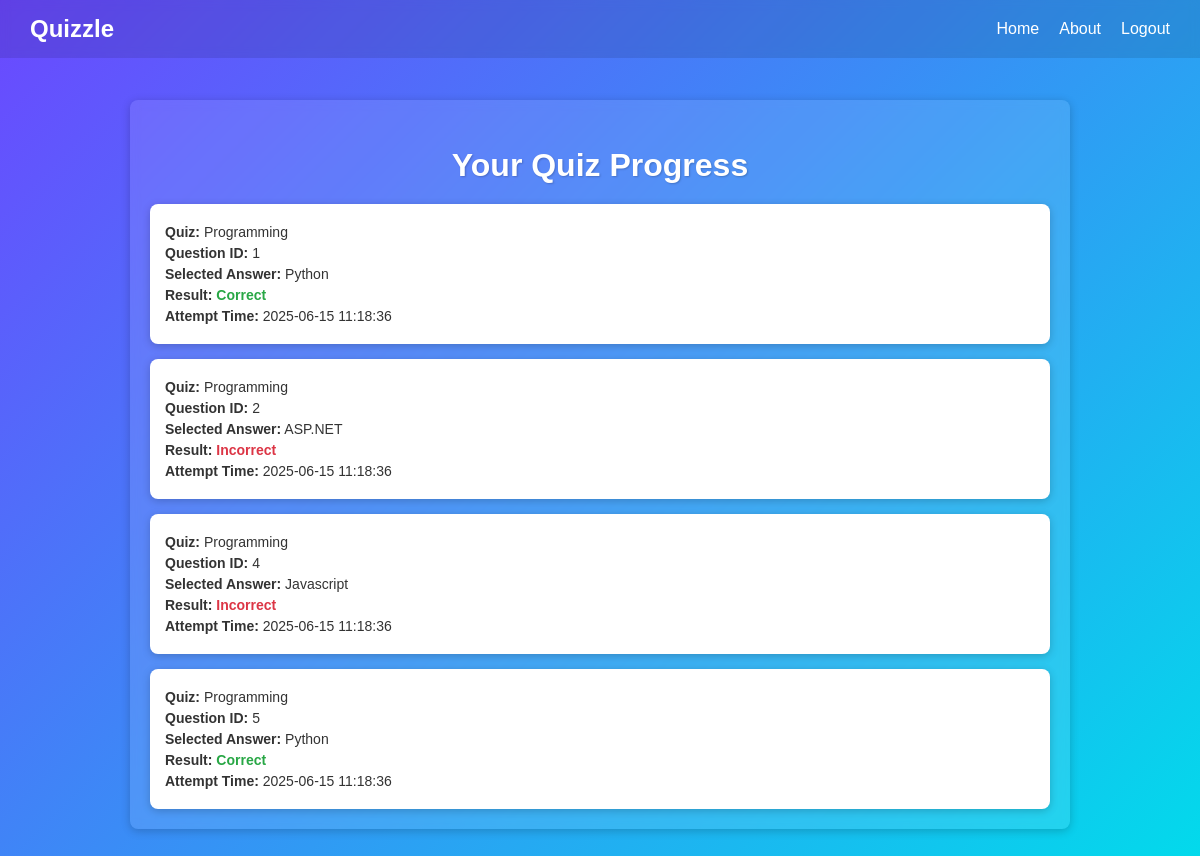
Page /progress (signed in) on the committed database.
### tables this page shows
CREATE TABLE attempts (
        attempt_id INTEGER PRIMARY KEY AUTOINCREMENT, 
        question_id INTEGER NOT NULL,
        quiz_id INTEGER NOT NULL,
        user_id INTEGER NOT NULL,
        score INTEGER NOT NULL,
        selected_answer TEXT NOT NULL,
        timestamp DATETIME DEFAULT CURRENT_TIMESTAMP,
        FOREIGN KEY (user_id) REFERENCES users (id) ON DELETE CASCADE,
        FOREIGN KEY (question_id) REFERENCES questions (question_id) ON DELETE CASCADE,
        FOREIGN KEY (quiz_id) REFERENCES quizzes (quiz_id) ON DELETE CASCADE
    );

CREATE TABLE quizzes (
        quiz_id INTEGER PRIMARY KEY AUTOINCREMENT,
        title TEXT NOT NULL,
        description TEXT NOT NULL
    );

### server.py (the view)
@app.route("/progress", methods = ["GET"])
def progress():
    if not session.get("username"):
        return redirect("/login")
    attempts = db.get_user_attempts(session.get("user_id"))
    return render_template("progress.html", attempts = attempts)

### db.py (called while the page is built)
    def get_user_attempts(self, user_id):
        cursor = self.conn.cursor()
        cursor.execute(queries.GET_USER_ATTEMPTS, (user_id,))
        return cursor.fetchall()

### templates/progress.html (shortened to what this page needs)
<!DOCTYPE html>
<html lang="en">
  <head>
    <link
      rel="stylesheet"
      href="{{ url_for('static', filename='progress.css') }}"
    />
  </head>
  <body>
    <header>
      <a href="/" class="logo">Quizzle</a>
      <nav>
        <a href="/">Home</a>
        <a href="/about">About</a>
        {% if 'username' in session %}
        <a href="/logout">Logout</a>
        {% else %}
        <a href="/login">Login</a>
        {% endif %}
      </nav>
    </header>
    <main>
      <section class="progress-section">
        <h1>Your Quiz Progress</h1>
        {% if attempts %}
        <div class="attempts-list">
          {% for attempt_id, quiz_id, quiz_title, question_id, selected_answer,
          score, timestamp in attempts %}
          <div class="attempt-card">
            <p><strong>Quiz:</strong> {{ quiz_title }}</p>
            <p><strong>Question ID:</strong> {{ question_id }}</p>
            <p><strong>Selected Answer:</strong> {{ selected_answer }}</p>
            <p>
              <strong>Result:</strong>
              {% if score == 1 %}
              <span class="correct">Correct</span>
              {% else %}
              <span class="incorrect">Incorrect</span>
              {% endif %}
            </p>
            <p><strong>Attempt Time:</strong> {{ timestamp }}</p>
          </div>
          {% endfor %}
        </div>
        {% else %}
        <p>No quiz attempts found. Take a quiz to see your progress!</p>
        {% endif %}
      </section>
    </main>
  </body>
</html>

### static/progress.css (style rules this page uses)
body { font-family: Arial, sans-serif; margin: 0; background: linear-gradient(135deg, #6b48ff, #00ddeb); min-height: 100vh; color: #fff; }
header { background-color: rgba(0, 0, 0, 0.1); padding: 15px 0; display: flex; justify-content: space-between; align-items: center; backdrop-filter: blur(5px); position: fixed; width: 100%; top: 0; z-index: 1000; }
.logo { font-size: 24px; font-weight: bold; color: #fff; padding: 0 30px; text-decoration: none; }
nav { display: flex; gap: 20px; padding: 0 30px; }
nav a { color: #fff; text-decoration: none; font-size: 16px; transition: color 0.2s; }
main { max-width: 900px; margin: 100px auto 40px; padding: 20px; background-color: rgba(255, 255, 255, 0.1); backdrop-filter: blur(5px); border-radius: 8px; box-shadow: 0 2px 10px rgba(0, 0, 0, 0.2); }
.progress-section { text-align: center; }
.progress-section h1 { font-size: 32px; margin-bottom: 20px; text-shadow: 1px 1px 2px rgba(0, 0, 0, 0.2); }
.attempts-list { display: flex; flex-direction: column; gap: 15px; }
.attempt-card { background-color: #fff; color: #333; padding: 15px; border-radius: 8px; box-shadow: 0 2px 8px rgba(0, 0, 0, 0.2); text-align: left; }
.attempt-card p { margin: 5px 0; font-size: 14px; }
.attempt-card .correct { color: #28a745; font-weight: bold; }
.attempt-card .incorrect { color: #dc3545; font-weight: bold; }

### rows in the picture
attempts: title "Programming", question "1", selected_answer "Python", score "Correct", timestamp "2025-06-15 11:18:36"
attempts: title "Programming", question "2", selected_answer "ASP.NET", score "Incorrect", timestamp "2025-06-15 11:18:36"
attempts: title "Programming", question "4", selected_answer "Javascript", score "Incorrect", timestamp "2025-06-15 11:18:36"
attempts: title "Programming", question "5", selected_answer "Python", score "Correct", timestamp "2025-06-15 11:18:36"
